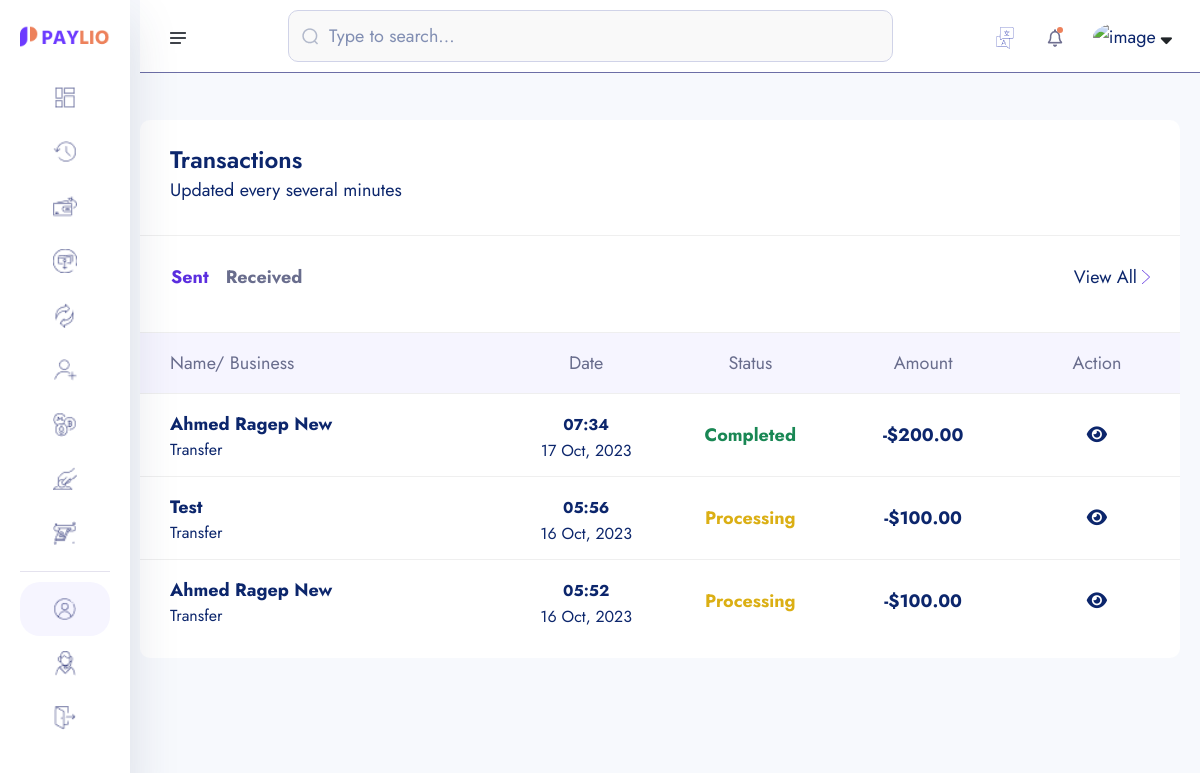
The app's page /transactions (signed in), older data.
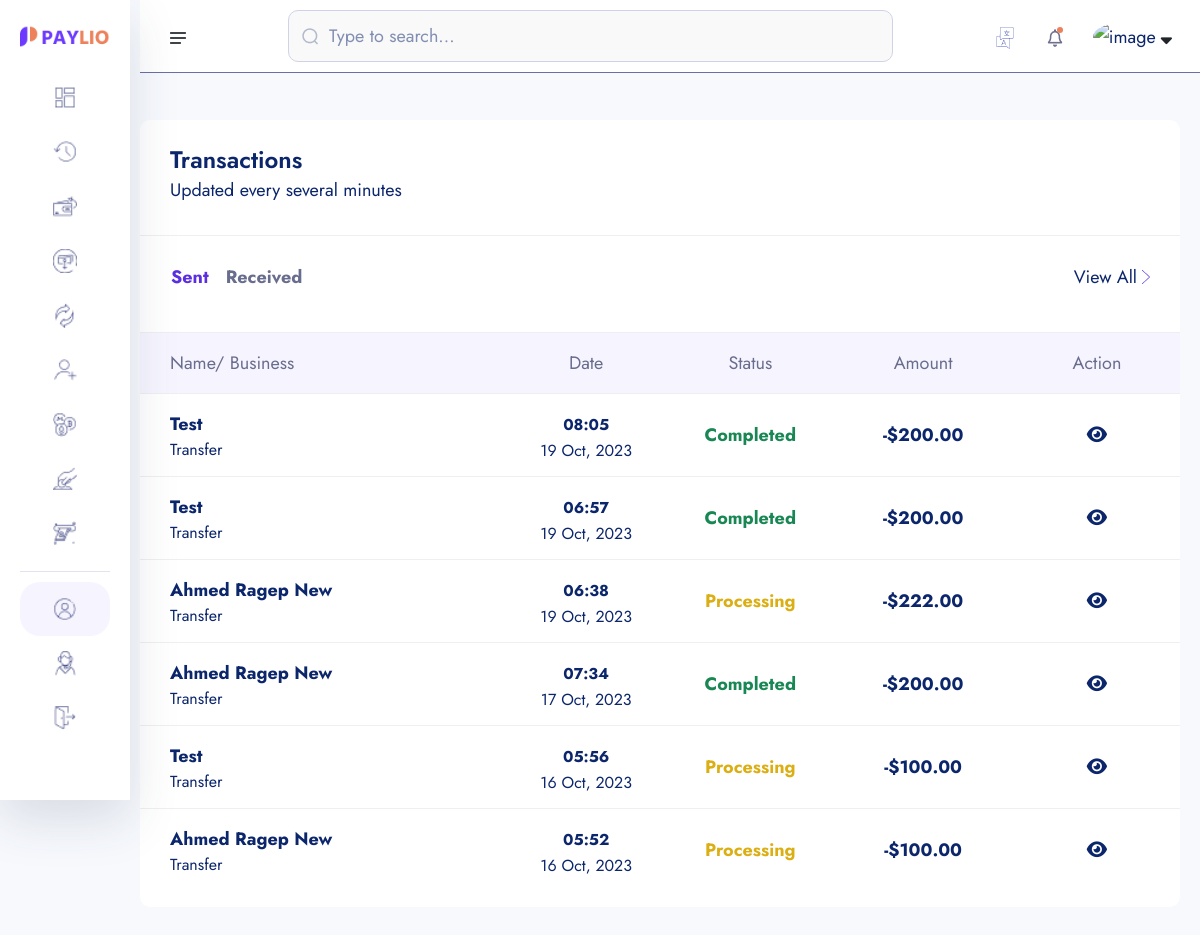
The same page, newer data.
### core/models.py (models this page shows, shortened)
class Transaction(models.Model):
  transaction_id = ShortUUIDField(unique=True, length=15, max_length=20,prefix='TRN')
  user = models.ForeignKey(User, on_delete=models.SET_NULL, null=True, related_name="user")
  amount = models.DecimalField(max_digits=12, decimal_places=2,default=0.00)
  description = models.CharField(max_length=1000, blank=True, null=True)
  reciever = models.ForeignKey(User, on_delete=models.SET_NULL, null=True, related_name="reciever")
  sender = models.ForeignKey(User, on_delete=models.SET_NULL, null=True, related_name="sender")
  reciever_account = models.ForeignKey(Account, on_delete=models.SET_NULL, null=True, related_name="reciever_account")
  sender_account = models.ForeignKey(Account, on_delete=models.SET_NULL, null=True, related_name="sender_account")
  status = models.CharField(choices=TRANSACTION_STATUS, max_length=100, default="pending")
  transaction_type = models.CharField(choices=TRANSACTION_STATUS, max_length=100, default="none")
  date = models.DateTimeField(auto_now_add=True)
  updated = models.DateTimeField(auto_now_add=False, blank=True, null=True)

### userauths/models.py (models this page shows, shortened)
class User(AbstractUser):
  username = models.CharField(max_length=100)
  email = models.EmailField(unique=True)
  is_staff = models.BooleanField(default=False)
  is_superuser = models.BooleanField(default=False)
  USERNAME_FIELD = 'email'
  REQUIRED_FIELDS = ['username']

### account/models.py (models this page shows, shortened)
class KYC(models.Model):
  id = models.UUIDField(primary_key=True, unique=True, default=uuid.uuid4, editable=False)
  user = models.OneToOneField(User, on_delete=models.CASCADE)
  account = models.OneToOneField(Account, on_delete=models.CASCADE,blank=True, null=True)
  full_name = models.CharField(max_length=1000)
  image = models.ImageField(upload_to='kyc',default='default.jpg')
  marrital_status = models.CharField(choices=MARITAL_STATUS,max_length=40)
  gender = models.CharField(choices=GENDER,max_length=40)
  identity_type = models.CharField(choices=IDENTITY_TYPE,max_length=140)
  identity_image = models.ImageField(upload_to='kys', null=True,blank=True)
  date_of_birth = models.DateTimeField(auto_now_add=False)
  signature = models.ImageField(upload_to='kyc')
  country = models.CharField(max_length=100)
  state = models.CharField(max_length=100)
  city = models.CharField(max_length=100)
  mobile = models.CharField(max_length=1000)
  fax = models.CharField(max_length=1000)
  date = models.DateTimeField(auto_now_add=True)

### core/transaction.py (the view)
# urls.py: path('transactions', transaction_lists, name='transactions'),
@login_required
def transaction_lists(request):
  sender_transaction = Transaction.objects.filter(sender=request.user).order_by("-id")
  reciever_transaction = Transaction.objects.filter(reciever=request.user).order_by("-id")
  context={
    'sender_transaction':sender_transaction,
    'reciever_transaction':reciever_transaction,
  }
  return render(request, 'transaction/transaction-list.html',context)

### templates/transaction/transaction-list.html (shortened to what the changed rows need)
{% extends 'dashboard-base.html' %}
{% load static %}
{% load humanize %}
{% block content %}
    <section class="dashboard-section body-collapse">
        <div class="overlay pt-120">
            <div class="container-fruid">
                <div class="row">
                    <div class="col-xl-12 col-lg-12">
                        <div class="section-content">
                            <div class="transactions-area">
                                <div class="tab-content mt-40">
                                    <div class="tab-pane fade show active" id="latest" role="tabpanel" aria-labelledby="latest-tab">
                                        <div class="table-responsive">
                                            <table class="table">
                                                <thead>
                                                    <tr>
                                                        <th scope="col">Name/ Business</th>
                                                        <th scope="col">Date</th>
                                                        <th scope="col">Status</th>
                                                        <th scope="col">Amount</th>
                                                        <th scope="col">Action</th>
                                                    </tr>
                                                </thead>
                                                <tbody>
                                                    {% for s in sender_transaction %}
                                                      <tr data-bs-toggle="modal" data-bs-target="#transactionsMod">
                                                          <th scope="row">
                                                              <p>{{s.reciever.kyc.full_name|title}}</p>
                                                              <p class="mdr">{{s.transaction_type|title}}</p>
                                                          </th>
                                                          <td>
                                                              <p><small>{{s.date|date:"h:i"}}</small></p>
                                                              <p class="mdr">{{s.date|date:"d M, Y"}}</p>
                                                          </td>
                                                          <td>
                                                            {% if s.status == 'completed' %}
                                                              <p class="text-success">{{s.status|title}}</p>
                                                            {% endif %}
                                                            {% if s.status == 'processing' %}
                                                              <p class="inprogress">{{s.status|title}}</p>
                                                            {% endif %}
                                                          </td>
                                                          <td>
                                                              <p>-${{s.amount|intcomma}}</p>
                                                          </td>
                                                          <td>
                                                            <a href="{% url 'transaction-detail' s.transaction_id %}" class=""><i class="fas fa-eye"></i></a>
                                                          </td>
                                                      </tr>
                                                    {% endfor %}
                                                </tbody>
                                            </table>
                                        </div>
                                    </div>
                                </div>
                            </div>
                        </div>
                    </div>
                </div>
            </div>
        </div>
    </section>
{% endblock %}

Row changes from the older to the newer data that the page shows:
added Transaction: reciever.kyc.full_name "Test", transaction_type "Transfer", date "08:05", date "19 Oct, 2023", status "Completed", amount "200.00"
added Transaction: reciever.kyc.full_name "Test", transaction_type "Transfer", date "06:57", date "19 Oct, 2023", status "Completed", amount "200.00"
added Transaction: reciever.kyc.full_name "Ahmed Ragep New", transaction_type "Transfer", date "06:38", date "19 Oct, 2023", status "Processing", amount "222.00"
